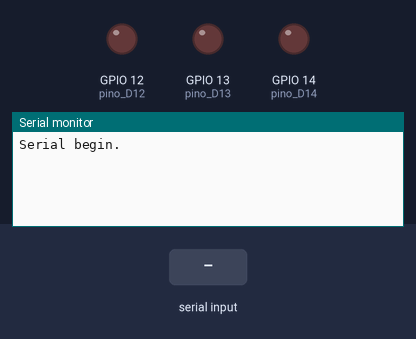
A sketch run on a simulated ESP32. Parts: output pins drawn as LEDs (lit = HIGH), the last lines printed to the serial monitor. Inputs (shaded band) come from the test bench.

Above: at 1.2 s.
1.3 s: "set - \n" received over Serial
At 2.3 s:
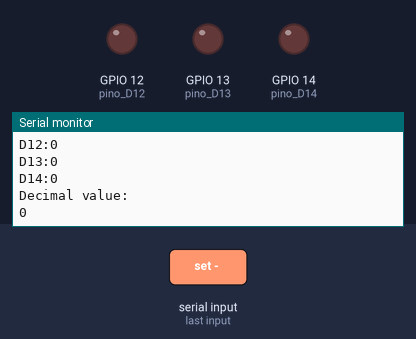
2.8 s: "Read ADC\n" received over Serial
At 3.4 s:
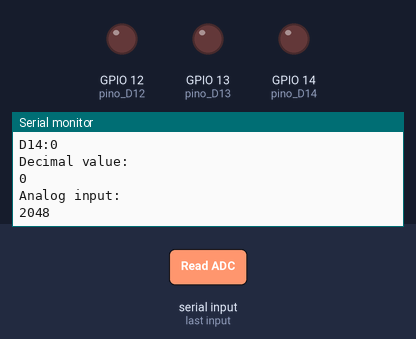
4.3 s: "set - 90\n" received over Serial
At 4.6 s:
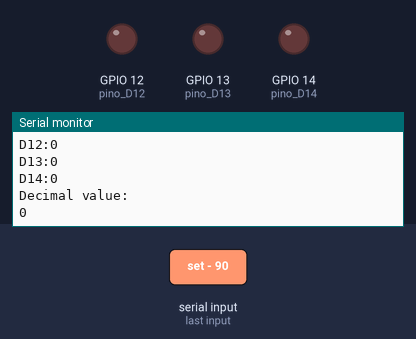
Timing chart, 0 to 7.3 s (numbered marks = the images above; inputs shaded):
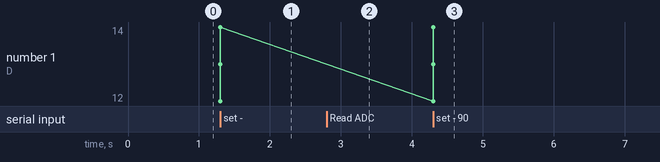

Measured:
- after the input at 1.3 s, the serial monitor: prints a new line at once (image 1)
- after the input at 2.8 s, the serial monitor: prints a new line at once (image 2)
- after the input at 4.3 s, the serial monitor: prints a new line at once (image 3)

The sketch:

sketch.ino
```cpp
//Pin definition
#define pino_D12 12
#define pino_D13 13
#define pino_D14 14

#define pin_ADC 15

int adc_value = 0;

void setup() {
  Serial.begin(115200);
  Serial.println("Serial begin.");

  //Pin mode definition
  pinMode(pino_D12, OUTPUT);
  pinMode(pino_D13, OUTPUT);
  pinMode(pino_D14, OUTPUT);
  pinMode(pin_ADC, INPUT);
}

void set(int X, int Y) {
  // Function to set pin D12, D13 and D14 as 0 or 1


  // Y value defines if the value is 0 or 1
  // X defines which pin should be set

  if (Y == 1) {
    switch (X) {
      case 0:
        digitalWrite(pino_D12, HIGH);
        break;
      case 1:
        digitalWrite(pino_D13, HIGH);
        break;
      case 2:
        digitalWrite(pino_D14, HIGH);
        break;
      default:
        Serial.print("Invalid X.");
        break;
    }
  } else if (Y == 0) {
    switch (X) {
      case 0:
        digitalWrite(pino_D12, LOW);
        break;
      case 1:
        digitalWrite(pino_D13, LOW);
        break;
      case 2:
        digitalWrite(pino_D14, LOW);
        break;
      default:
        Serial.print("Invalid X.");
        break;
    }
  }
  else {
    Serial.println("Invalid Y");
  }

  //Concat values
  int D12 = digitalRead(pino_D12);
  int D13 = digitalRead(pino_D13);
  int D14 = digitalRead(pino_D14);

  int pin_dec = (D14 << 2) | (D13 << 1) | D12;


  // Print pin value
  Serial.println("Pin value: ");
  Serial.print("D12:");
  Serial.println(D12);
  Serial.print("D13:");
  Serial.println(D13);
  Serial.print("D14:");
  Serial.println(D14);

  // Print decimal value of concat pins
  Serial.println("Decimal value: ");
  Serial.println(pin_dec);
}

void read_ADC() {

  adc_value = analogRead(pin_ADC); // reads ADC pin
  //Prints analog input
  Serial.println("Analog input: ");
  Serial.println(adc_value);
}


void loop() {

  //string capture from serial
  if (Serial.available() > 0) {
    String mensage = Serial.readStringUntil('\n');

    //Check if valid command
    if (mensage.startsWith("set - ")) {
      // Divide string into X and Y
      // Message format: “set - X/Y”
      int X = mensage.substring(6, 7).toInt();
      int Y = mensage.substring(8).toInt();

      // Function call to set according to X and Y message
      set(X, Y);

    } else if (mensage.startsWith("Read ADC")) {
      // Function call to read ADC input
      read_ADC();
    }
  }
}
```
